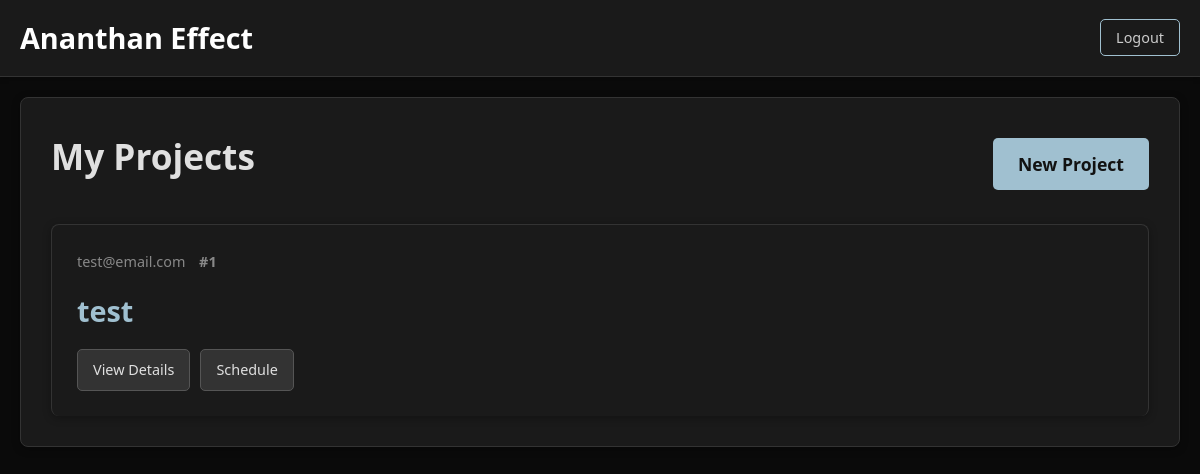
Page /projects (signed in) on the earlier database version.
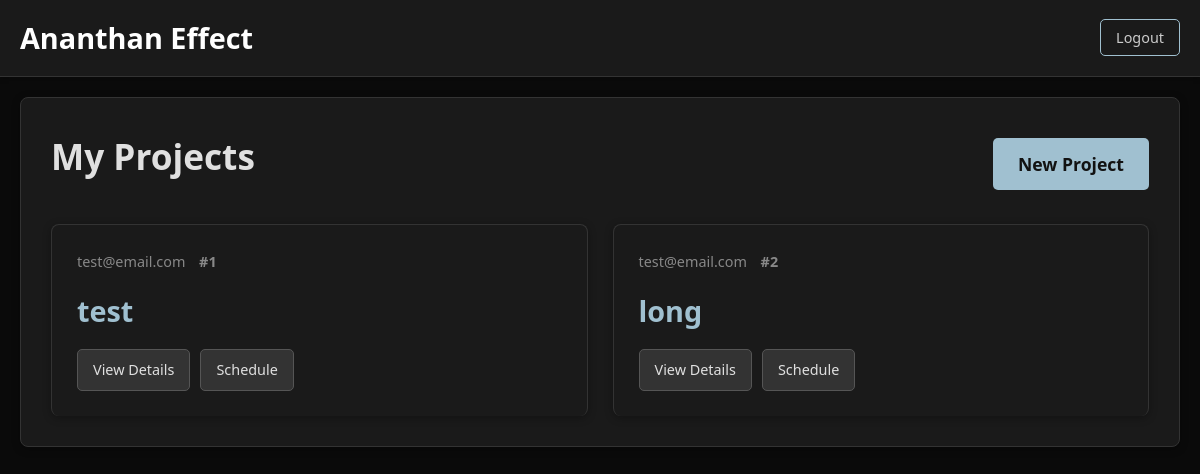
Same page on the later database version.
### app.py (models this page shows)
class Project(db.Model):
    id = db.Column(db.Integer, primary_key=True)
    name = db.Column(db.String(100), nullable=False)
    script_file_name = db.Column(db.String(200), nullable=False)
    analysis_json = db.Column(db.Text, nullable=True)
    genre = db.Column(db.String(50), nullable=True) # New column
    logline = db.Column(db.Text, nullable=True) # New column for AI-generated logline
    forecasted_budget = db.Column(db.Float, nullable=True, default=0.0) # New column for forecasted budget
    user_id = db.Column(db.Integer, db.ForeignKey('user.id'), nullable=False)
    expenses = db.relationship('Expense', backref='project', lazy=True)

class User(db.Model, UserMixin):
    id = db.Column(db.Integer, primary_key=True)
    email = db.Column(db.String(120), unique=True, nullable=False)
    password = db.Column(db.String(60), nullable=False)
    projects = db.relationship('Project', backref='author', lazy=True)

### app.py (the view)
@app.route("/projects", methods=['GET'])
@login_required
def list_projects():
    projects = Project.query.filter_by(author=current_user).all()
    return render_template('projects.html', projects=projects)

### app.py (called while the page is built)
@login_manager.user_loader
def load_user(user_id):
    return User.query.get(int(user_id))

### templates/projects.html
{% extends "layout.html" %}
{% block content %}
    <div class="container">
        <div class="section">
            <div class="section-header">
                <h2>My Projects</h2>
                <a href="{{ url_for('create_project') }}" class="btn btn-primary">New Project</a>
            </div>
            <div class="project-grid">
                {% for project in projects %}
                    <div class="project-card">
                        <div class="project-meta">
                            <span class="project-author">{{ project.author.email }}</span>
                            <span class="project-id">#{{ project.id }}</span>
                        </div>
                        <h3><a class="project-title" href="{{ url_for('project_detail', project_id=project.id) }}">{{ project.name }}</a></h3>
                        <div class="project-actions">
                            <a href="{{ url_for('project_detail', project_id=project.id) }}" class="btn btn-secondary">View Details</a>
                            <a href="{{ url_for('schedule', project_id=project.id) }}" class="btn btn-secondary">Schedule</a>
                        </div>
                    </div>
                {% endfor %}
            </div>
        </div>
    </div>
{% endblock content %}

### templates/layout.html (shortened to what this page needs)
<!DOCTYPE html>
<html lang="en">
<head>
    <link rel="stylesheet" href="/static/style.css?v=1.1">
</head>
<body>
    {% if request.endpoint != 'login' and request.endpoint != 'register' %}
    <div class="header">
        <h1><a href="{{ url_for('index') }}">Ananthan Effect</a></h1>
        <div class="auth-links">
            {% if current_user.is_authenticated %}
                <a href="{{ url_for('logout') }}" class="btn-ghost">Logout</a>
            {% else %}
                <a href="{{ url_for('login') }}">Login</a>
                <a href="{{ url_for('register') }}">Register</a>
            {% endif %}
        </div>
    </div>
{% endif %}
    <div class="content">
        {% block content %}{% endblock %}
    </div>
</body>
</html>

### static/style.css (style rules this page uses)
body { font-family: 'Segoe UI', Tahoma, Geneva, Verdana, sans-serif; background-color: #0a0a0a; color: #e0e0e0; margin: 0; padding: 0; line-height: 1.6; font-size: 16px; }
.container { max-width: 1200px; margin: 0 auto; padding: 20px; display: flex; flex-direction: column; gap: 30px; }
.header { background-color: #1a1a1a; padding: 15px 20px; display: flex; justify-content: space-between; align-items: center; border-bottom: 1px solid #333; box-shadow: 0 2px 5px rgba(0, 0, 0, 0.2); }
.header h1 { margin: 0; font-size: 1.8rem; }
.header h1 a { color: #fff; text-decoration: none; font-weight: 600; }
.auth-links a { color: #ccc; text-decoration: none; margin-left: 15px; transition: color 0.3s ease; }
.section { background-color: #1a1a1a; border: 1px solid #333; border-radius: 8px; padding: 30px; box-shadow: 0 2px 8px rgba(0, 0, 0, 0.3); }
.section h2 { margin-top: 0; color: #e0e0e0; border: none; padding-bottom: 15px; margin-bottom: 20px; font-size: 2rem; font-weight: 600; }
.btn-primary { background-color: #a0c0d0; color: #121212; padding: 12px 25px; border: none; border-radius: 5px; cursor: pointer; font-size: 1.1rem; font-weight: bold; transition: background-color 0.3s ease, transform 0.2s ease; text-decoration: none; }
.section-header { display: flex; justify-content: space-between; align-items: center; margin-bottom: 10px; border: none; padding-bottom: 15px; }
.section-header h2 { margin: 0; font-size: 2.2rem; color: #e0e0e0; }
.project-grid { display: grid; grid-template-columns: repeat(auto-fit, minmax(300px, 1fr)); gap: 25px; }
.project-card { background-color: #1a1a1a; border: 1px solid #333; border-radius: 8px; padding: 25px; box-shadow: 0 2px 8px rgba(0, 0, 0, 0.3); transition: transform 0.3s ease, box-shadow 0.3s ease; display: flex; flex-direction: column; border-bottom: none; }
.project-meta { font-size: 0.9rem; color: #888; margin-bottom: 15px; }
.project-author { margin-right: 10px; }
.project-id { font-weight: bold; }
.project-card h3 { font-size: 1.8rem; margin: 0; padding: 0; margin-bottom: 15px; }
.project-card .project-title { color: #a0c0d0; text-decoration: none; transition: color 0.3s ease; }
.project-actions { display: flex; gap: 10px; margin-top: auto; flex-wrap: wrap; }
.btn-secondary { background-color: #333; color: #e0e0e0; padding: 8px 15px; border: 1px solid #555; border-radius: 5px; text-decoration: none; font-size: 0.9rem; transition: background-color 0.3s ease, border-color 0.3s ease; }
.btn-ghost { background-color: transparent; border: 1px solid #a0c0d0; color: #a0c0d0; padding: 8px 15px; border-radius: 5px; text-decoration: none; font-size: 0.9rem; transition: background-color 0.3s ease, color 0.3s ease, border-color 0.3s ease; }

Differences in the rows shown:
added Project: author.email "test@email.com", id "2", name "long"
